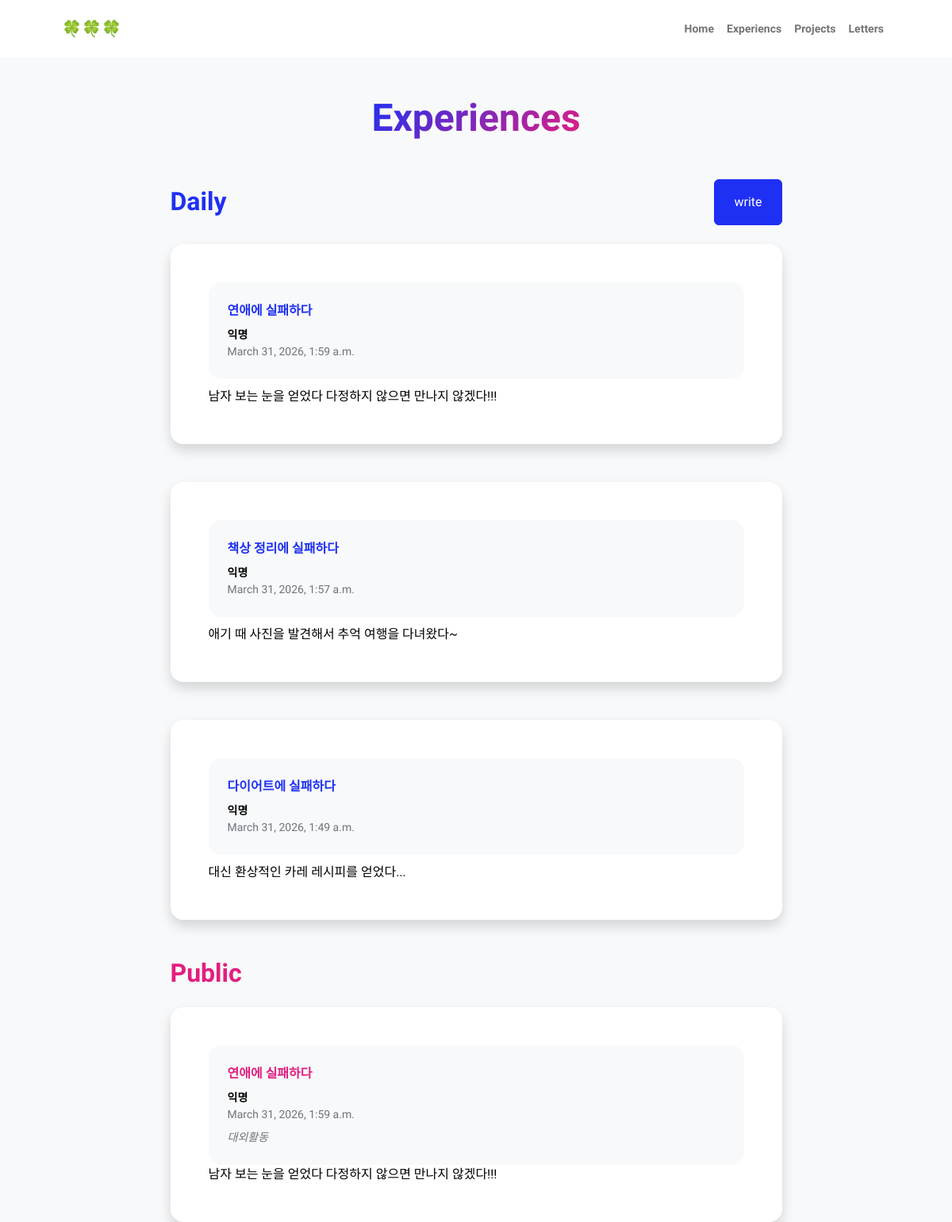
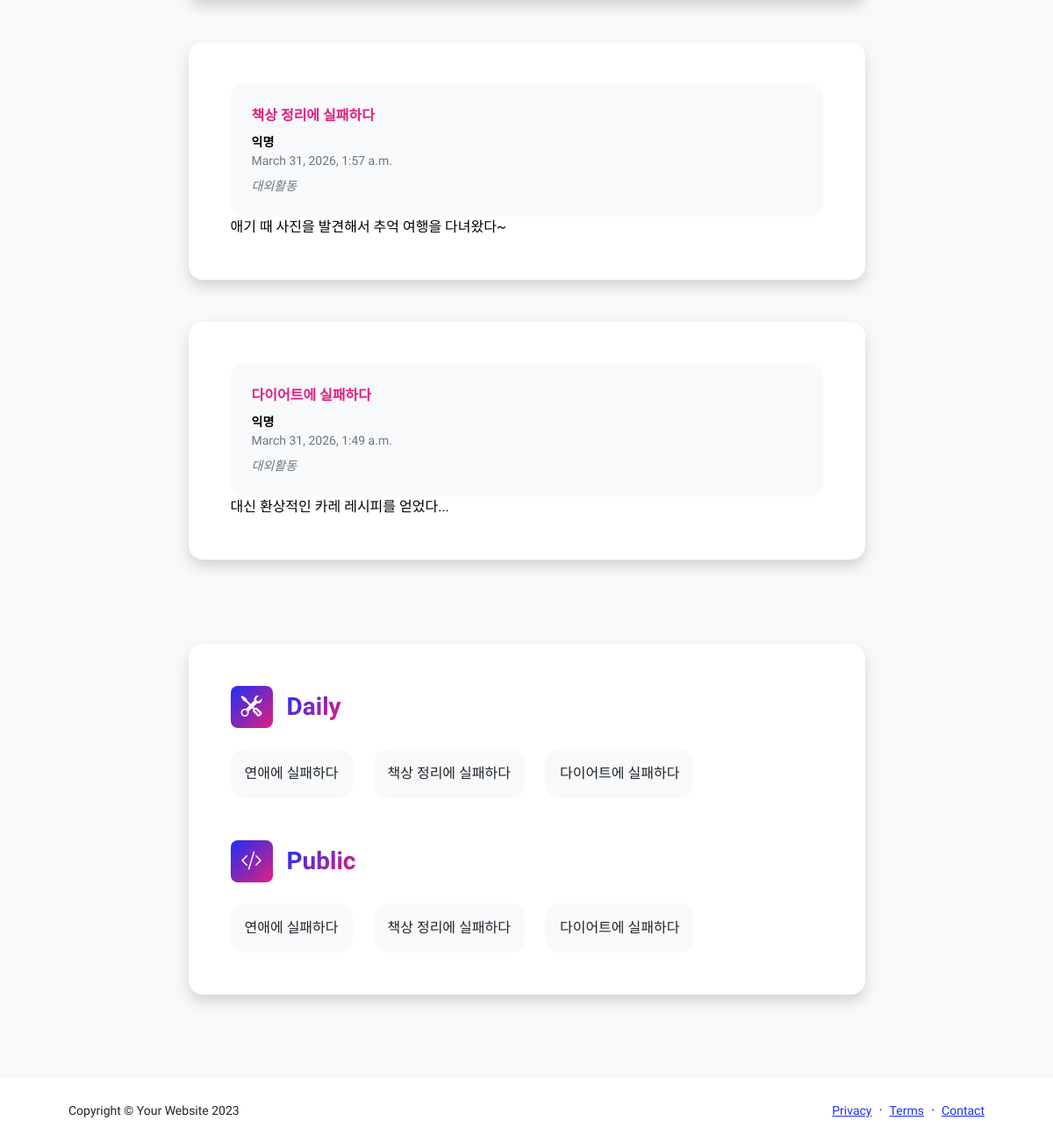
Before: /experiences/ with the older database file (2 pictures, top to bottom).
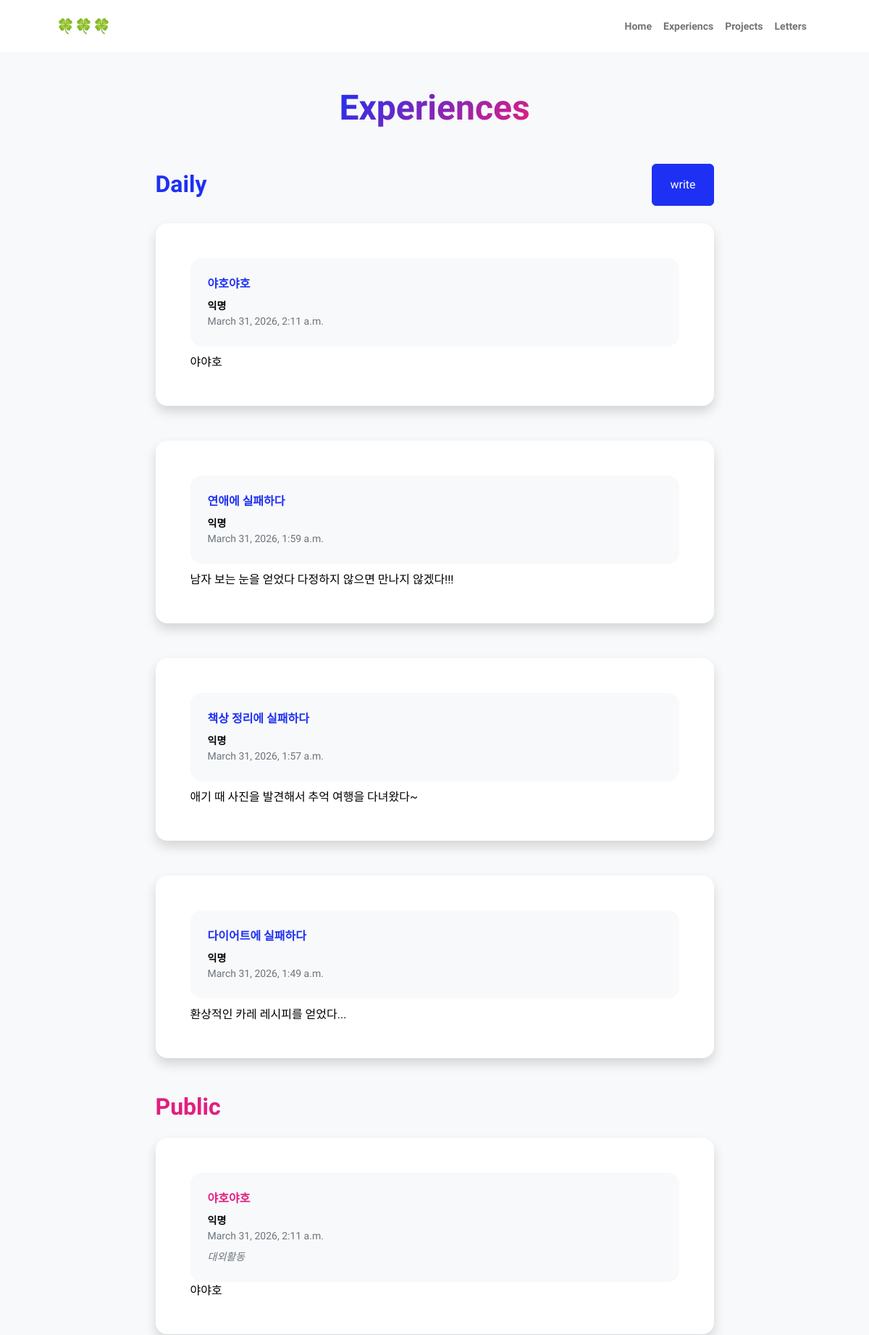
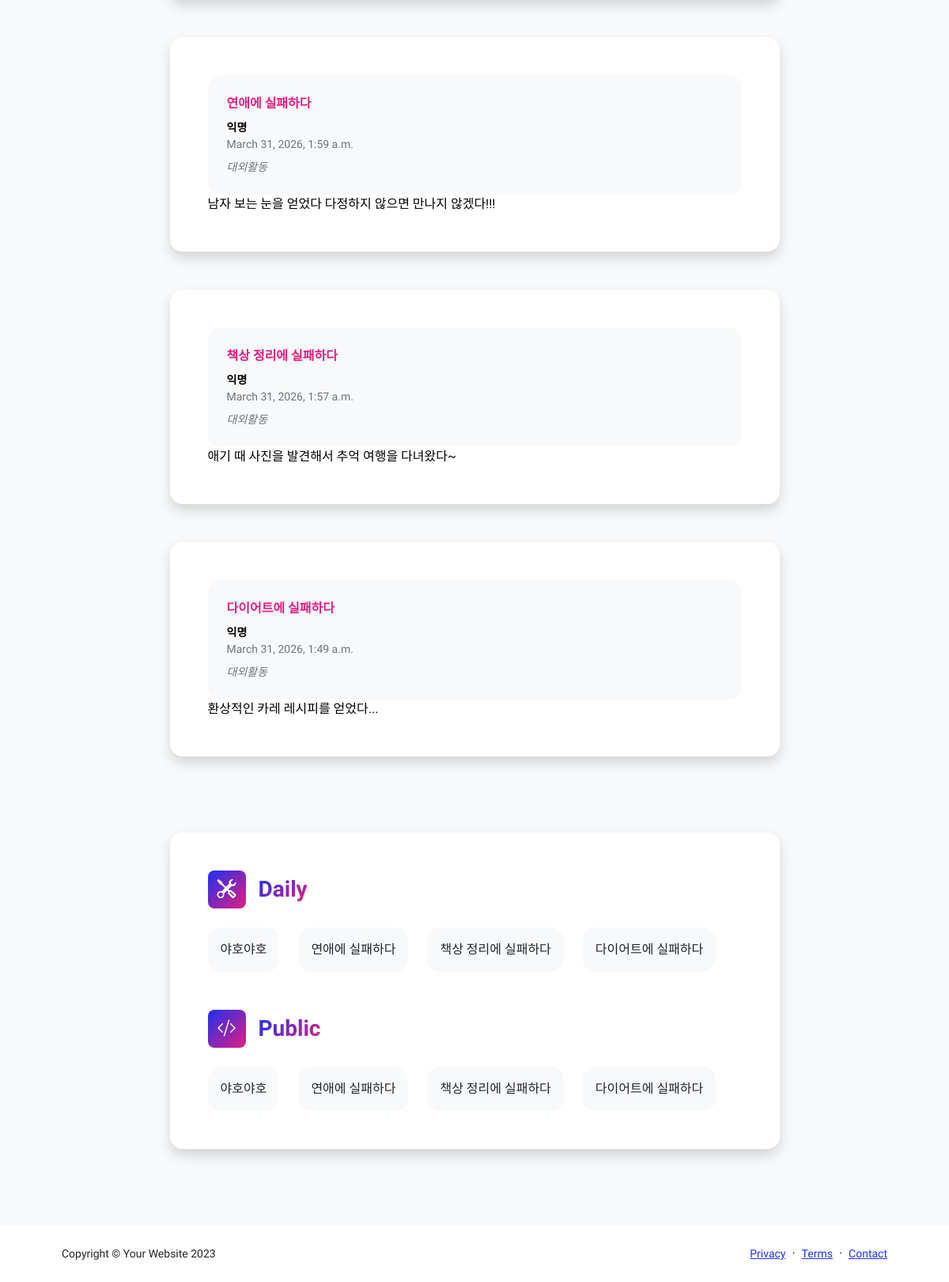
After: the same page with the newer database file (2 pictures, top to bottom).
### experiences/models.py (models this page shows, shortened)
class Post(models.Model):
    title = models.CharField(verbose_name="제목", max_length=128)
    body = models.TextField(verbose_name="내용", default="")
    created_at = models.DateTimeField(verbose_name="작성일", auto_now_add=True)

### experiences/views.py (the view)
# urls.py: path("", views.experience, name="experiences"),
def experience(request):
    experiences = Post.objects.all().order_by('-created_at')
    return render(request, "experience.html", {"experiences" : experiences})

### experiences/templates/experience.html (shortened to what the changed rows need)
{% load static %}
<!DOCTYPE html>
<html lang="en">
<head>
    <link href="https://cdn.jsdelivr.net/npm/bootstrap-icons@1.8.1/font/bootstrap-icons.css" rel="stylesheet" />
    <link href="{% static 'css/styles.css' %}" rel="stylesheet" />
</head>
<body class="d-flex flex-column h-100 bg-light">
    <main class="flex-shrink-0">
        <div class="container px-5 my-5">
            <div class="text-center mb-5">
                <h1 class="display-5 fw-bolder mb-0"><span class="text-gradient d-inline">Experiences</span></h1>
            </div>
            <div class="row gx-5 justify-content-center">
                <div class="col-lg-11 col-xl-9 col-xxl-8">
                    <section>
                        <div class="d-flex align-items-center justify-content-between mb-4">
                            <h2 class="text-primary fw-bolder mb-0">Daily</h2>
                        </div>
                        {% for post in experiences %}
                        <div class="card shadow border-0 rounded-4 mb-5">
                            <div class="card-body p-5">
                                <div class="row align-items-center gx-5" style="gap: 10px;">
                                    <div class="col text-center text-lg-start mb-4 mb-lg-0">
                                        <div class="bg-light p-4 rounded-4">
                                            <a href="{% url 'experience_detail' post.id %}"
                                                style="text-decoration: none; color: black;">
                                                <div class="text-primary fw-bolder mb-2"> {{ post.title }} </div>
                                                <div class="small fw-bolder">익명</div>
                                                <div class="small text-muted">{{ post.created_at }}</div>
                                        </div>
                                    </div>
                                    <div class="col-lg-8 px-6">
                                        <div>{{ post.body }}</div>
                                    </div>
                                </div>
                            </div>
                        </div>
                        {% endfor %}
                    </section>
                    <section>
                        <h2 class="text-secondary fw-bolder mb-4">Public</h2>
                        {% for post in experiences %}
                        <div class="card shadow border-0 rounded-4 mb-5">
                            <div class="card-body p-5">
                                <div class="row align-items-center gx-5">
                                    <div class="col text-center text-lg-start mb-4 mb-lg-0">
                                        <div class="bg-light p-4 rounded-4">
                                            <a href="{% url 'experience_detail' post.id %}"
                                                style="text-decoration: none; color: black;">
                                            <div class="text-secondary fw-bolder mb-2">{{ post.title }}</div>
                                            <div class="mb-2">
                                                <div class="small fw-bolder">익명</div>
                                                <div class="small text-muted">{{ post.created_at }}</div>
                                            </div>
                                            <div class="fst-italic">
                                                <div class="small text-muted">대외활동</div>
                                            </div>
                                        </div>
                                    </div>
                                    <div class="col-lg-8">
                                        <div>{{ post.body }}</div>
                                    </div>
                                </div>
                            </div>
                        </div>
                        {% endfor %}
                    </section>
                    <section>
                        <div class="card shadow border-0 rounded-4 mb-5">
                            <div class="card-body p-5">
                                <div class="mb-5">
                                    <div class="row row-cols-1 row-cols-md-auto g-4 ">
                                        {% for post in experiences %}
                                        <div class="col mb-4 mb-md-0">
                                            <div class="d-flex align-items-center bg-light rounded-4 p-3 h-100">{{ post.title }}</div>
                                        </div>
                                        {% endfor %}
                                    </div>
                                </div>
                                <div class="mb-0">
                                    <div class="row row-cols-1 row-cols-md-auto g-4">
                                        {% for post in experiences %}
                                        <div class="col mb-4 mb-md-0">
                                            <div class="d-flex align-items-center bg-light rounded-4 p-3 h-100">{{ post.title }}</div>
                                        </div>
                                        {% endfor %}
                                    </div>
                                </div>
                            </div>
                        </div>
                    </section>
                </div>
            </div>
        </div>
    </main>
</body>
</html>

Changed rows visible on the page:
added Post: title "야호야호", created_at "March 31, 2026, 2:11 a.m.", body "야야호"
changed Post "다이어트에 실패하다": body "대신 환상적인 카레 레시피를 얻었다..." → "환상적인 카레 레시피를 얻었다..."
